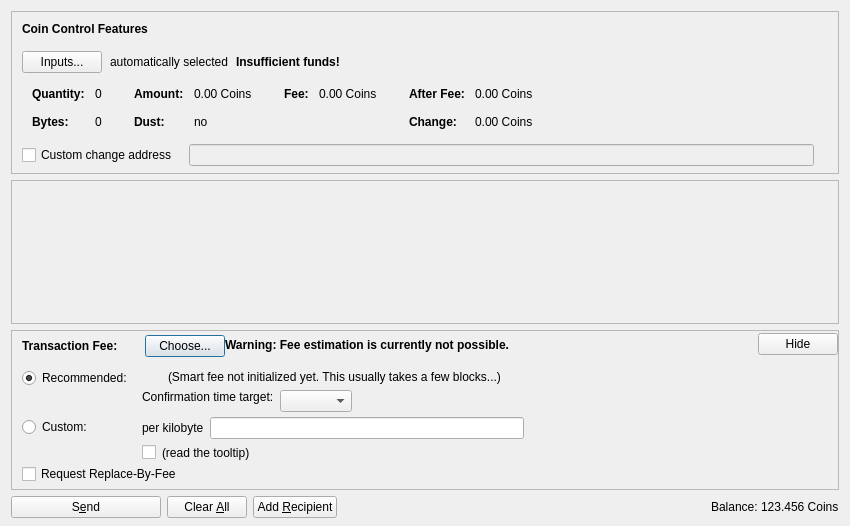
<?xml version="1.0" encoding="UTF-8"?>
<ui version="4.0">
 <class>SendCoinsDialog</class>
 <widget class="QDialog" name="SendCoinsDialog">
  <property name="geometry">
   <rect>
    <x>0</x>
    <y>0</y>
    <width>850</width>
    <height>526</height>
   </rect>
  </property>
  <property name="windowTitle">
   <string>Send Coins</string>
  </property>
  <layout class="QVBoxLayout" name="verticalLayout" stretch="0,1,0,0">
   <property name="bottomMargin">
    <number>8</number>
   </property>
   <item>
    <widget class="QFrame" name="frameCoinControl">
     <property name="sizePolicy">
      <sizepolicy hsizetype="Expanding" vsizetype="Expanding">
       <horstretch>0</horstretch>
       <verstretch>0</verstretch>
      </sizepolicy>
     </property>
     <property name="maximumSize">
      <size>
       <width>16777215</width>
       <height>16777215</height>
      </size>
     </property>
     <property name="frameShape">
      <enum>QFrame::StyledPanel</enum>
     </property>
     <property name="frameShadow">
      <enum>QFrame::Sunken</enum>
     </property>
     <layout class="QVBoxLayout" name="verticalLayoutCoinControl2">
      <property name="spacing">
       <number>0</number>
      </property>
      <property name="leftMargin">
       <number>0</number>
      </property>
      <property name="topMargin">
       <number>0</number>
      </property>
      <property name="rightMargin">
       <number>0</number>
      </property>
      <property name="bottomMargin">
       <number>6</number>
      </property>
      <item>
       <layout class="QVBoxLayout" name="verticalLayoutCoinControl" stretch="0,0,0,0,1">
        <property name="spacing">
         <number>0</number>
        </property>
        <property name="leftMargin">
         <number>10</number>
        </property>
        <property name="topMargin">
         <number>10</number>
        </property>
        <item>
         <layout class="QHBoxLayout" name="horizontalLayoutCoinControl1">
          <property name="bottomMargin">
           <number>15</number>
          </property>
          <item>
           <widget class="QLabel" name="labelCoinControlFeatures">
            <property name="sizePolicy">
             <sizepolicy hsizetype="Preferred" vsizetype="Maximum">
              <horstretch>0</horstretch>
              <verstretch>0</verstretch>
             </sizepolicy>
            </property>
            <property name="font">
             <font>
              <weight>75</weight>
             </font>
            </property>
            <property name="text">
             <string>Coin Control Features</string>
            </property>
           </widget>
          </item>
         </layout>
        </item>
        <item>
         <layout class="QHBoxLayout" name="horizontalLayoutCoinControl2" stretch="0,0,0,0">
          <property name="spacing">
           <number>8</number>
          </property>
          <property name="bottomMargin">
           <number>10</number>
          </property>
          <item>
           <widget class="QPushButton" name="pushButtonCoinControl">
            <property name="text">
             <string>Inputs...</string>
            </property>
            <property name="autoDefault">
             <bool>false</bool>
            </property>
           </widget>
          </item>
          <item>
           <widget class="QLabel" name="labelCoinControlAutomaticallySelected">
            <property name="text">
             <string>automatically selected</string>
            </property>
            <property name="margin">
             <number>5</number>
            </property>
           </widget>
          </item>
          <item>
           <widget class="QLabel" name="labelCoinControlInsuffFunds">
            <property name="font">
             <font>
              <weight>75</weight>
             </font>
            </property>
            <property name="text">
             <string>Insufficient funds!</string>
            </property>
           </widget>
          </item>
          <item>
           <spacer name="horizontalSpacerCoinControl">
            <property name="orientation">
             <enum>Qt::Horizontal</enum>
            </property>
            <property name="sizeHint" stdset="0">
             <size>
              <width>40</width>
              <height>1</height>
             </size>
            </property>
           </spacer>
          </item>
         </layout>
        </item>
        <item>
         <widget class="QWidget" name="widgetCoinControl" native="true">
          <property name="sizePolicy">
           <sizepolicy hsizetype="Preferred" vsizetype="Preferred">
            <horstretch>0</horstretch>
            <verstretch>0</verstretch>
           </sizepolicy>
          </property>
          <property name="minimumSize">
           <size>
            <width>0</width>
            <height>0</height>
           </size>
          </property>
          <layout class="QHBoxLayout" name="horizontalLayoutCoinControl5">
           <property name="leftMargin">
            <number>0</number>
           </property>
           <property name="topMargin">
            <number>0</number>
           </property>
           <property name="rightMargin">
            <number>0</number>
           </property>
           <property name="bottomMargin">
            <number>0</number>
           </property>
           <item>
            <layout class="QHBoxLayout" name="horizontalLayoutCoinControl3" stretch="0,0,0,1">
             <property name="spacing">
              <number>20</number>
             </property>
             <property name="topMargin">
              <number>0</number>
             </property>
             <property name="bottomMargin">
              <number>10</number>
             </property>
             <item>
              <layout class="QFormLayout" name="formLayoutCoinControl1">
               <property name="horizontalSpacing">
                <number>10</number>
               </property>
               <property name="verticalSpacing">
                <number>14</number>
               </property>
               <property name="leftMargin">
                <number>10</number>
               </property>
               <property name="topMargin">
                <number>4</number>
               </property>
               <property name="rightMargin">
                <number>6</number>
               </property>
               <item row="0" column="0">
                <widget class="QLabel" name="labelCoinControlQuantityText">
                 <property name="font">
                  <font>
                   <weight>75</weight>
                   <bold>true</bold>
                  </font>
                 </property>
                 <property name="text">
                  <string>Quantity:</string>
                 </property>
                 <property name="margin">
                  <number>0</number>
                 </property>
                </widget>
               </item>
               <item row="0" column="1">
                <widget class="QLabel" name="labelCoinControlQuantity">
                 <property name="cursor">
                  <cursorShape>IBeamCursor</cursorShape>
                 </property>
                 <property name="contextMenuPolicy">
                  <enum>Qt::ActionsContextMenu</enum>
                 </property>
                 <property name="text">
                  <string notr="true">0</string>
                 </property>
                 <property name="margin">
                  <number>0</number>
                 </property>
                 <property name="textInteractionFlags">
                  <set>Qt::LinksAccessibleByMouse|Qt::TextSelectableByKeyboard|Qt::TextSelectableByMouse</set>
                 </property>
                </widget>
               </item>
               <item row="1" column="0">
                <widget class="QLabel" name="labelCoinControlBytesText">
                 <property name="font">
                  <font>
                   <weight>75</weight>
                   <bold>true</bold>
                  </font>
                 </property>
                 <property name="text">
                  <string>Bytes:</string>
                 </property>
                </widget>
               </item>
               <item row="1" column="1">
                <widget class="QLabel" name="labelCoinControlBytes">
                 <property name="cursor">
                  <cursorShape>IBeamCursor</cursorShape>
                 </property>
                 <property name="contextMenuPolicy">
                  <enum>Qt::ActionsContextMenu</enum>
                 </property>
                 <property name="text">
                  <string notr="true">0</string>
                 </property>
                 <property name="textInteractionFlags">
                  <set>Qt::LinksAccessibleByMouse|Qt::TextSelectableByKeyboard|Qt::TextSelectableByMouse</set>
                 </property>
                </widget>
               </item>
              </layout>
             </item>
             <item>
              <layout class="QFormLayout" name="formLayoutCoinControl2">
               <property name="horizontalSpacing">
                <number>10</number>
               </property>
               <property name="verticalSpacing">
                <number>14</number>
               </property>
               <property name="leftMargin">
                <number>6</number>
               </property>
               <property name="topMargin">
                <number>4</number>
               </property>
               <property name="rightMargin">
                <number>6</number>
               </property>
               <item row="0" column="0">
                <widget class="QLabel" name="labelCoinControlAmountText">
                 <property name="font">
                  <font>
                   <weight>75</weight>
                   <bold>true</bold>
                  </font>
                 </property>
                 <property name="text">
                  <string>Amount:</string>
                 </property>
                 <property name="margin">
                  <number>0</number>
                 </property>
                </widget>
               </item>
               <item row="0" column="1">
                <widget class="QLabel" name="labelCoinControlAmount">
                 <property name="cursor">
                  <cursorShape>IBeamCursor</cursorShape>
                 </property>
                 <property name="contextMenuPolicy">
                  <enum>Qt::ActionsContextMenu</enum>
                 </property>
                 <property name="text">
                  <string notr="true">0.00 Coins</string>
                 </property>
                 <property name="textInteractionFlags">
                  <set>Qt::LinksAccessibleByMouse|Qt::TextSelectableByKeyboard|Qt::TextSelectableByMouse</set>
                 </property>
                </widget>
               </item>
               <item row="1" column="0">
                <widget class="QLabel" name="labelCoinControlLowOutputText">
                 <property name="font">
                  <font>
                   <weight>75</weight>
                   <bold>true</bold>
                  </font>
                 </property>
                 <property name="text">
                  <string>Dust:</string>
                 </property>
                </widget>
               </item>
               <item row="1" column="1">
                <widget class="QLabel" name="labelCoinControlLowOutput">
                 <property name="cursor">
                  <cursorShape>IBeamCursor</cursorShape>
                 </property>
                 <property name="contextMenuPolicy">
                  <enum>Qt::ActionsContextMenu</enum>
                 </property>
                 <property name="text">
                  <string notr="true">no</string>
                 </property>
                 <property name="textInteractionFlags">
                  <set>Qt::LinksAccessibleByMouse|Qt::TextSelectableByKeyboard|Qt::TextSelectableByMouse</set>
                 </property>
                </widget>
               </item>
              </layout>
             </item>
             <item>
              <layout class="QFormLayout" name="formLayoutCoinControl3">
               <property name="horizontalSpacing">
                <number>10</number>
               </property>
               <property name="verticalSpacing">
                <number>14</number>
               </property>
               <property name="leftMargin">
                <number>6</number>
               </property>
               <property name="topMargin">
                <number>4</number>
               </property>
               <property name="rightMargin">
                <number>6</number>
               </property>
               <item row="0" column="0">
                <widget class="QLabel" name="labelCoinControlFeeText">
                 <property name="font">
                  <font>
                   <weight>75</weight>
                   <bold>true</bold>
                  </font>
                 </property>
                 <property name="text">
                  <string>Fee:</string>
                 </property>
                 <property name="margin">
                  <number>0</number>
                 </property>
                </widget>
               </item>
               <item row="0" column="1">
                <widget class="QLabel" name="labelCoinControlFee">
                 <property name="cursor">
                  <cursorShape>IBeamCursor</cursorShape>
                 </property>
                 <property name="contextMenuPolicy">
                  <enum>Qt::ActionsContextMenu</enum>
                 </property>
                 <property name="text">
                  <string notr="true">0.00 Coins</string>
                 </property>
                 <property name="textInteractionFlags">
                  <set>Qt::LinksAccessibleByMouse|Qt::TextSelectableByKeyboard|Qt::TextSelectableByMouse</set>
                 </property>
                </widget>
               </item>
              </layout>
             </item>
             <item>
              <layout class="QFormLayout" name="formLayoutCoinControl4">
               <property name="horizontalSpacing">
                <number>10</number>
               </property>
               <property name="verticalSpacing">
                <number>14</number>
               </property>
               <property name="leftMargin">
                <number>6</number>
               </property>
               <property name="topMargin">
                <number>4</number>
               </property>
               <property name="rightMargin">
                <number>6</number>
               </property>
               <item row="0" column="0">
                <widget class="QLabel" name="labelCoinControlAfterFeeText">
                 <property name="font">
                  <font>
                   <weight>75</weight>
                   <bold>true</bold>
                  </font>
                 </property>
                 <property name="text">
                  <string>After Fee:</string>
                 </property>
                 <property name="margin">
                  <number>0</number>
                 </property>
                </widget>
               </item>
               <item row="0" column="1">
                <widget class="QLabel" name="labelCoinControlAfterFee">
                 <property name="cursor">
                  <cursorShape>IBeamCursor</cursorShape>
                 </property>
                 <property name="contextMenuPolicy">
                  <enum>Qt::ActionsContextMenu</enum>
                 </property>
                 <property name="text">
                  <string notr="true">0.00 Coins</string>
                 </property>
                 <property name="textInteractionFlags">
                  <set>Qt::LinksAccessibleByMouse|Qt::TextSelectableByKeyboard|Qt::TextSelectableByMouse</set>
                 </property>
                </widget>
               </item>
               <item row="1" column="0">
                <widget class="QLabel" name="labelCoinControlChangeText">
                 <property name="font">
                  <font>
                   <weight>75</weight>
                   <bold>true</bold>
                  </font>
                 </property>
                 <property name="text">
                  <string>Change:</string>
                 </property>
                </widget>
               </item>
               <item row="1" column="1">
                <widget class="QLabel" name="labelCoinControlChange">
                 <property name="cursor">
                  <cursorShape>IBeamCursor</cursorShape>
                 </property>
                 <property name="contextMenuPolicy">
                  <enum>Qt::ActionsContextMenu</enum>
                 </property>
                 <property name="text">
                  <string notr="true">0.00 Coins</string>
                 </property>
                 <property name="textInteractionFlags">
                  <set>Qt::LinksAccessibleByMouse|Qt::TextSelectableByKeyboard|Qt::TextSelectableByMouse</set>
                 </property>
                </widget>
               </item>
              </layout>
             </item>
            </layout>
           </item>
          </layout>
         </widget>
        </item>
        <item>
         <layout class="QHBoxLayout" name="horizontalLayoutCoinControl4" stretch="0,0,0">
          <property name="spacing">
           <number>12</number>
          </property>
          <property name="sizeConstraint">
           <enum>QLayout::SetDefaultConstraint</enum>
          </property>
          <property name="topMargin">
           <number>5</number>
          </property>
          <property name="rightMargin">
           <number>5</number>
          </property>
          <item>
           <widget class="QCheckBox" name="checkBoxCoinControlChange">
            <property name="toolTip">
             <string>If this is activated, but the change address is empty or invalid, change will be sent to a newly generated address.</string>
            </property>
            <property name="text">
             <string>Custom change address</string>
            </property>
           </widget>
          </item>
          <item>
           <widget class="QValidatedLineEdit" name="lineEditCoinControlChange">
            <property name="enabled">
             <bool>false</bool>
            </property>
            <property name="sizePolicy">
             <sizepolicy hsizetype="Expanding" vsizetype="Fixed">
              <horstretch>0</horstretch>
              <verstretch>0</verstretch>
             </sizepolicy>
            </property>
           </widget>
          </item>
          <item>
           <widget class="QLabel" name="labelCoinControlChangeLabel">
            <property name="sizePolicy">
             <sizepolicy hsizetype="Preferred" vsizetype="Expanding">
              <horstretch>0</horstretch>
              <verstretch>0</verstretch>
             </sizepolicy>
            </property>
            <property name="minimumSize">
             <size>
              <width>0</width>
              <height>0</height>
             </size>
            </property>
            <property name="text">
             <string/>
            </property>
            <property name="margin">
             <number>3</number>
            </property>
           </widget>
          </item>
         </layout>
        </item>
        <item>
         <spacer name="verticalSpacerCoinControl">
          <property name="orientation">
           <enum>Qt::Vertical</enum>
          </property>
          <property name="sizeHint" stdset="0">
           <size>
            <width>800</width>
            <height>1</height>
           </size>
          </property>
         </spacer>
        </item>
       </layout>
      </item>
     </layout>
    </widget>
   </item>
   <item>
    <widget class="QScrollArea" name="scrollArea">
     <property name="widgetResizable">
      <bool>true</bool>
     </property>
     <widget class="QWidget" name="scrollAreaWidgetContents">
      <property name="geometry">
       <rect>
        <x>0</x>
        <y>0</y>
        <width>830</width>
        <height>104</height>
       </rect>
      </property>
      <layout class="QVBoxLayout" name="verticalLayout_2" stretch="0,1">
       <property name="leftMargin">
        <number>0</number>
       </property>
       <property name="topMargin">
        <number>0</number>
       </property>
       <property name="rightMargin">
        <number>0</number>
       </property>
       <property name="bottomMargin">
        <number>0</number>
       </property>
       <item>
        <layout class="QVBoxLayout" name="entries">
         <property name="spacing">
          <number>6</number>
         </property>
        </layout>
       </item>
       <item>
        <spacer name="verticalSpacer">
         <property name="orientation">
          <enum>Qt::Vertical</enum>
         </property>
         <property name="sizeHint" stdset="0">
          <size>
           <width>20</width>
           <height>40</height>
          </size>
         </property>
        </spacer>
       </item>
      </layout>
     </widget>
    </widget>
   </item>
   <item>
    <widget class="QFrame" name="frameFee">
     <property name="sizePolicy">
      <sizepolicy hsizetype="Expanding" vsizetype="Expanding">
       <horstretch>0</horstretch>
       <verstretch>0</verstretch>
      </sizepolicy>
     </property>
     <property name="maximumSize">
      <size>
       <width>16777215</width>
       <height>16777215</height>
      </size>
     </property>
     <property name="frameShape">
      <enum>QFrame::StyledPanel</enum>
     </property>
     <property name="frameShadow">
      <enum>QFrame::Sunken</enum>
     </property>
     <layout class="QVBoxLayout" name="verticalLayoutFee1">
      <property name="spacing">
       <number>0</number>
      </property>
      <property name="leftMargin">
       <number>0</number>
      </property>
      <property name="topMargin">
       <number>0</number>
      </property>
      <property name="rightMargin">
       <number>0</number>
      </property>
      <property name="bottomMargin">
       <number>0</number>
      </property>
      <item>
       <layout class="QVBoxLayout" name="verticalLayoutFee2" stretch="0,0,0">
        <property name="spacing">
         <number>0</number>
        </property>
        <property name="leftMargin">
         <number>10</number>
        </property>
        <property name="topMargin">
         <number>0</number>
        </property>
        <item>
         <layout class="QHBoxLayout" name="horizontalLayoutFee1">
          <property name="bottomMargin">
           <number>0</number>
          </property>
          <item>
           <layout class="QVBoxLayout" name="verticalLayoutFee7">
            <property name="spacing">
             <number>0</number>
            </property>
            <item>
             <spacer name="verticalSpacerSmartFee">
              <property name="orientation">
               <enum>Qt::Vertical</enum>
              </property>
              <property name="sizeType">
               <enum>QSizePolicy::Fixed</enum>
              </property>
              <property name="sizeHint" stdset="0">
               <size>
                <width>1</width>
                <height>4</height>
               </size>
              </property>
             </spacer>
            </item>
            <item>
             <layout class="QHBoxLayout" name="horizontalLayoutSmartFee">
              <property name="spacing">
               <number>10</number>
              </property>
              <item>
               <widget class="QLabel" name="labelFeeHeadline">
                <property name="sizePolicy">
                 <sizepolicy hsizetype="Preferred" vsizetype="Maximum">
                  <horstretch>0</horstretch>
                  <verstretch>0</verstretch>
                 </sizepolicy>
                </property>
                <property name="font">
                 <font>
                  <weight>75</weight>
                 </font>
                </property>
                <property name="text">
                 <string>Transaction Fee:</string>
                </property>
               </widget>
              </item>
              <item>
               <widget class="QLabel" name="labelFeeMinimized">
                <property name="text">
                 <string/>
                </property>
               </widget>
              </item>
              <item>
               <widget class="QPushButton" name="buttonChooseFee">
                <property name="text">
                 <string>Choose...</string>
                </property>
               </widget>
              </item>
             </layout>
            </item>
            <item>
             <spacer name="verticalSpacer_5">
              <property name="orientation">
               <enum>Qt::Vertical</enum>
              </property>
              <property name="sizeHint" stdset="0">
               <size>
                <width>1</width>
                <height>1</height>
               </size>
              </property>
             </spacer>
            </item>
           </layout>
          </item>
          <item>
           <widget class="QLabel" name="fallbackFeeWarningLabel">
            <property name="toolTip">
             <string>Using the fallbackfee can result in sending a transaction that will take several hours or days (or never) to confirm. Consider choosing your fee manually or wait until you have validated the complete chain.</string>
            </property>
            <property name="font">
            <font>
                <weight>75</weight>
                <bold>true</bold>
            </font>
            </property>
            <property name="text">
             <string>Warning: Fee estimation is currently not possible.</string>
            </property>
            <property name="wordWrap">
             <bool>false</bool>
            </property>
           </widget>
          </item>
          <item>
           <spacer name="horizontalSpacer_4">
            <property name="orientation">
             <enum>Qt::Horizontal</enum>
            </property>
            <property name="sizeType">
             <enum>QSizePolicy::MinimumExpanding</enum>
            </property>
            <property name="sizeHint" stdset="0">
             <size>
              <width>40</width>
              <height>20</height>
             </size>
            </property>
           </spacer>
          </item>
          <item>
           <widget class="QPushButton" name="buttonMinimizeFee">
            <property name="toolTip">
             <string>collapse fee-settings</string>
            </property>
            <property name="text">
             <string>Hide</string>
            </property>
           </widget>
          </item>
         </layout>
        </item>
        <item>
         <widget class="QFrame" name="frameFeeSelection">
          <layout class="QVBoxLayout" name="verticalLayoutFee12">
           <property name="spacing">
            <number>0</number>
           </property>
           <property name="leftMargin">
            <number>0</number>
           </property>
           <property name="topMargin">
            <number>0</number>
           </property>
           <property name="rightMargin">
            <number>0</number>
           </property>
           <property name="bottomMargin">
            <number>0</number>
           </property>
           <item>
            <layout class="QGridLayout" name="gridLayoutFee">
             <property name="topMargin">
              <number>10</number>
             </property>
             <property name="bottomMargin">
              <number>4</number>
             </property>
             <property name="horizontalSpacing">
              <number>10</number>
             </property>
             <property name="verticalSpacing">
              <number>4</number>
             </property>
             <item row="1" column="1">
              <layout class="QVBoxLayout" name="verticalLayoutFee8">
               <property name="spacing">
                <number>6</number>
               </property>
               <item>
                <layout class="QHBoxLayout" name="horizontalLayoutFee13">
                 <item>
                  <widget class="QLabel" name="labelCustomPerKilobyte">
                   <property name="toolTip">
                    <string>If the custom fee is set to 1000 satoshis and the transaction is only 250 bytes, then &quot;per kilobyte&quot; only pays 250 satoshis in fee, while &quot;total at least&quot; pays 1000 satoshis. For transactions bigger than a kilobyte both pay by kilobyte.</string>
                   </property>
                   <property name="text">
                    <string>per kilobyte</string>
                   </property>
                  </widget>
                 </item>
                 <item>
                  <widget class="KomodoAmountField" name="customFee"/>
                 </item>
                 <item>
                  <spacer name="horizontalSpacer_6">
                   <property name="orientation">
                    <enum>Qt::Horizontal</enum>
                   </property>
                   <property name="sizeHint" stdset="0">
                    <size>
                     <width>1</width>
                     <height>1</height>
                    </size>
                   </property>
                  </spacer>
                 </item>
                </layout>
               </item>
               <item>
                <layout class="QHBoxLayout" name="horizontalLayoutFee8">
                 <item>
                  <widget class="QCheckBox" name="checkBoxMinimumFee">
                   <property name="toolTip">
                    <string>Paying only the minimum fee is just fine as long as there is less transaction volume than space in the blocks. But be aware that this can end up in a never confirming transaction once there is more demand for komodo transactions than the network can process.</string>
                   </property>
                   <property name="text">
                    <string/>
                   </property>
                  </widget>
                 </item>
                 <item>
                  <widget class="QLabel" name="labelMinFeeWarning">
                   <property name="enabled">
                    <bool>true</bool>
                   </property>
                   <property name="toolTip">
                    <string>Paying only the minimum fee is just fine as long as there is less transaction volume than space in the blocks. But be aware that this can end up in a never confirming transaction once there is more demand for komodo transactions than the network can process.</string>
                   </property>
                   <property name="text">
                    <string>(read the tooltip)</string>
                   </property>
                   <property name="margin">
                    <number>5</number>
                   </property>
                  </widget>
                 </item>
                 <item>
                  <spacer name="horizontalSpacer_2">
                   <property name="orientation">
                    <enum>Qt::Horizontal</enum>
                   </property>
                   <property name="sizeHint" stdset="0">
                    <size>
                     <width>1</width>
                     <height>1</height>
                    </size>
                   </property>
                  </spacer>
                 </item>
                </layout>
               </item>
              </layout>
             </item>
             <item row="0" column="0">
              <layout class="QVBoxLayout" name="verticalLayoutFee4" stretch="0,1">
               <item>
                <widget class="QRadioButton" name="radioSmartFee">
                 <property name="text">
                  <string>Recommended:</string>
                 </property>
                 <property name="checked">
                  <bool>true</bool>
                 </property>
                 <attribute name="buttonGroup">
                  <string notr="true">groupFee</string>
                 </attribute>
                </widget>
               </item>
               <item>
                <spacer name="verticalSpacer_2">
                 <property name="orientation">
                  <enum>Qt::Vertical</enum>
                 </property>
                 <property name="sizeHint" stdset="0">
                  <size>
                   <width>1</width>
                   <height>1</height>
                  </size>
                 </property>
                </spacer>
               </item>
              </layout>
             </item>
             <item row="1" column="0">
              <layout class="QVBoxLayout" name="verticalLayoutFee9" stretch="0,1">
               <item>
                <widget class="QRadioButton" name="radioCustomFee">
                 <property name="text">
                  <string>Custom:</string>
                 </property>
                 <attribute name="buttonGroup">
                  <string notr="true">groupFee</string>
                 </attribute>
                </widget>
               </item>
               <item>
                <spacer name="verticalSpacer_6">
                 <property name="orientation">
                  <enum>Qt::Vertical</enum>
                 </property>
                 <property name="sizeHint" stdset="0">
                  <size>
                   <width>1</width>
                   <height>1</height>
                  </size>
                 </property>
                </spacer>
               </item>
              </layout>
             </item>
             <item row="0" column="1">
              <layout class="QVBoxLayout" name="verticalLayoutFee3" stretch="0,0,1">
               <property name="spacing">
                <number>6</number>
               </property>
               <property name="topMargin">
                <number>2</number>
               </property>
               <item>
                <layout class="QHBoxLayout" name="horizontalLayoutFee12">
                 <item>
                  <widget class="QLabel" name="labelSmartFee">
                   <property name="text">
                    <string/>
                   </property>
                   <property name="margin">
                    <number>2</number>
                   </property>
                  </widget>
                 </item>
                 <item>
                  <widget class="QLabel" name="labelFeeEstimation">
                   <property name="text">
                    <string/>
                   </property>
                  </widget>
                 </item>
                 <item>
                  <widget class="QLabel" name="labelSmartFee2">
                   <property name="text">
                    <string>(Smart fee not initialized yet. This usually takes a few blocks...)</string>
                   </property>
                   <property name="margin">
                    <number>2</number>
                   </property>
                  </widget>
                 </item>
                 <item>
                  <spacer name="horizontalSpacer_5">
                   <property name="orientation">
                    <enum>Qt::Horizontal</enum>
                   </property>
                   <property name="sizeHint" stdset="0">
                    <size>
                     <width>1</width>
                     <height>1</height>
                    </size>
                   </property>
                  </spacer>
                 </item>
                </layout>
               </item>
               <item>
                <layout class="QHBoxLayout" name="horizontalLayoutFee9">
                 <item>
                  <layout class="QVBoxLayout" name="verticalLayoutFee6">
                   <item>
                    <widget class="QLabel" name="labelSmartFee3">
                     <property name="text">
                      <string>Confirmation time target:</string>
                     </property>
                     <property name="margin">
                      <number>2</number>
                     </property>
                    </widget>
                   </item>
                   <item>
                    <spacer name="verticalSpacer_3">
                     <property name="orientation">
                      <enum>Qt::Vertical</enum>
                     </property>
                     <property name="sizeHint" stdset="0">
                      <size>
                       <width>1</width>
                       <height>1</height>
                      </size>
                     </property>
                    </spacer>
                   </item>
                  </layout>
                 </item>
                 <item>
                  <layout class="QVBoxLayout" name="verticalLayoutFee5">
                   <property name="rightMargin">
                    <number>30</number>
                   </property>
                   <item>
                    <layout class="QHBoxLayout" name="horizontalLayoutConfTarget">
                     <property name="bottomMargin">
                      <number>0</number>
                     </property>
                     <item>
                      <widget class="QComboBox" name="confTargetSelector"/>
                     </item>
                     <item>
                      <spacer name="horizontalSpacerConfTarget">
                       <property name="orientation">
                        <enum>Qt::Horizontal</enum>
                       </property>
                       <property name="sizeHint" stdset="0">
                        <size>
                         <width>40</width>
                         <height>20</height>
                        </size>
                       </property>
                      </spacer>
                     </item>
                    </layout>
                   </item>
                  </layout>
                 </item>
                </layout>
               </item>
               <item>
                <spacer name="verticalSpacer_4">
                 <property name="orientation">
                  <enum>Qt::Vertical</enum>
                 </property>
                 <property name="sizeHint" stdset="0">
                  <size>
                   <width>1</width>
                   <height>1</height>
                  </size>
                 </property>
                </spacer>
               </item>
              </layout>
             </item>
            </layout>
           </item>
           <item>
            <widget class="QCheckBox" name="optInRBF">
             <property name="text">
              <string>Request Replace-By-Fee</string>
             </property>
             <property name="toolTip">
              <string>Indicates that the sender may wish to replace this transaction with a new one paying higher fees (prior to being confirmed).</string>
             </property>
            </widget>
           </item>
          </layout>
         </widget>
        </item>
        <item>
         <spacer name="verticalSpacerFee">
          <property name="orientation">
           <enum>Qt::Vertical</enum>
          </property>
          <property name="sizeHint" stdset="0">
           <size>
            <width>40</width>
            <height>5</height>
           </size>
          </property>
         </spacer>
        </item>
       </layout>
      </item>
     </layout>
    </widget>
   </item>
   <item>
    <layout class="QHBoxLayout" name="horizontalLayout">
     <item>
      <widget class="QPushButton" name="sendButton">
       <property name="minimumSize">
        <size>
         <width>150</width>
         <height>0</height>
        </size>
       </property>
       <property name="toolTip">
        <string>Confirm the send action</string>
       </property>
       <property name="text">
        <string>S&amp;end</string>
       </property>
       <property name="icon">
        <iconset resource="../komodo.qrc">
         <normaloff>:/icons/send</normaloff>:/icons/send</iconset>
       </property>
       <property name="autoDefault">
        <bool>false</bool>
       </property>
       <property name="default">
        <bool>false</bool>
       </property>
      </widget>
     </item>
     <item>
      <widget class="QPushButton" name="clearButton">
       <property name="sizePolicy">
        <sizepolicy hsizetype="Minimum" vsizetype="Fixed">
         <horstretch>0</horstretch>
         <verstretch>0</verstretch>
        </sizepolicy>
       </property>
       <property name="toolTip">
        <string>Clear all fields of the form.</string>
       </property>
       <property name="text">
        <string>Clear &amp;All</string>
       </property>
       <property name="icon">
        <iconset resource="../komodo.qrc">
         <normaloff>:/icons/remove</normaloff>:/icons/remove</iconset>
       </property>
       <property name="autoDefault">
        <bool>false</bool>
       </property>
      </widget>
     </item>
     <item>
      <widget class="QPushButton" name="addButton">
       <property name="toolTip">
        <string>Send to multiple recipients at once</string>
       </property>
       <property name="text">
        <string>Add &amp;Recipient</string>
       </property>
       <property name="icon">
        <iconset resource="../komodo.qrc">
         <normaloff>:/icons/add</normaloff>:/icons/add</iconset>
       </property>
       <property name="autoDefault">
        <bool>false</bool>
       </property>
      </widget>
     </item>
     <item>
      <spacer name="horizontalSpacer">
       <property name="orientation">
        <enum>Qt::Horizontal</enum>
       </property>
       <property name="sizeHint" stdset="0">
        <size>
         <width>40</width>
         <height>20</height>
        </size>
       </property>
      </spacer>
     </item>
     <item>
      <layout class="QHBoxLayout" name="horizontalLayout_2">
       <property name="spacing">
        <number>3</number>
       </property>
       <item>
        <widget class="QLabel" name="label">
         <property name="sizePolicy">
          <sizepolicy hsizetype="Preferred" vsizetype="Fixed">
           <horstretch>0</horstretch>
           <verstretch>0</verstretch>
          </sizepolicy>
         </property>
         <property name="text">
          <string>Balance:</string>
         </property>
        </widget>
       </item>
       <item>
        <widget class="QLabel" name="labelBalance">
         <property name="sizePolicy">
          <sizepolicy hsizetype="Preferred" vsizetype="Fixed">
           <horstretch>0</horstretch>
           <verstretch>0</verstretch>
          </sizepolicy>
         </property>
         <property name="cursor">
          <cursorShape>IBeamCursor</cursorShape>
         </property>
         <property name="text">
          <string notr="true">123.456 Coins</string>
         </property>
         <property name="textInteractionFlags">
          <set>Qt::LinksAccessibleByMouse|Qt::TextSelectableByKeyboard|Qt::TextSelectableByMouse</set>
         </property>
        </widget>
       </item>
      </layout>
     </item>
    </layout>
   </item>
  </layout>
 </widget>
 <customwidgets>
  <customwidget>
   <class>QValidatedLineEdit</class>
   <extends>QLineEdit</extends>
   <header>qvalidatedlineedit.h</header>
  </customwidget>
  <customwidget>
   <class>KomodoAmountField</class>
   <extends>QLineEdit</extends>
   <header>komodoamountfield.h</header>
   <container>1</container>
  </customwidget>
 </customwidgets>
 <resources>
  <include location="../komodo.qrc"/>
 </resources>
 <connections/>
 <buttongroups>
  <buttongroup name="groupFee"/>
 </buttongroups>
</ui>
